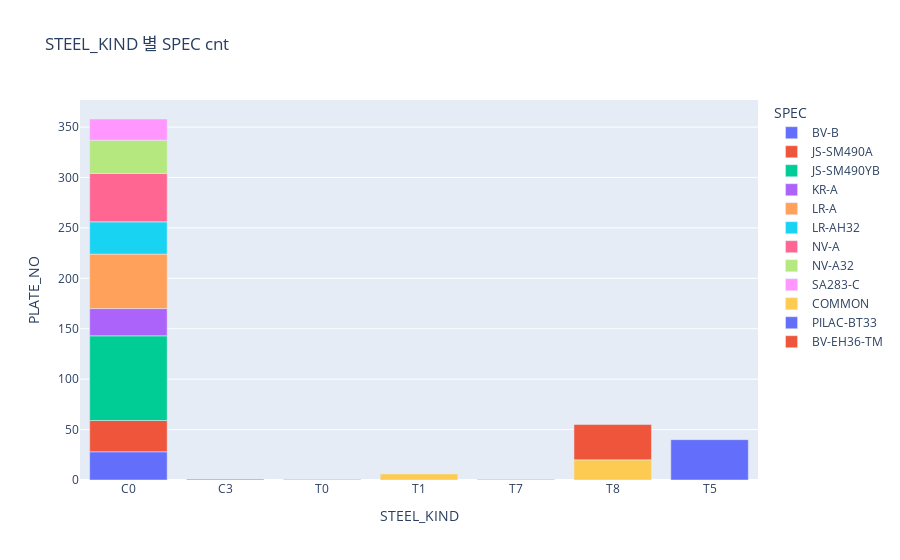

The code cell stored with this chart in its notebook:
### Code cell
fig_01 = px.bar(group_01, x='STEEL_KIND', y='PLATE_NO', color='SPEC', title='STEEL_KIND 별 SPEC cnt')
fig_01.show()

### Figure 1 — Plotly figure (JSON) as saved in the notebook; plotly's stock layout.template omitted (floating-point values rounded to 4 significant figures)
{"data": [{"alignmentgroup": "True", "hovertemplate": "SPEC=BV-B<br>STEEL_KIND=%{x}<br>PLATE_NO=%{y}<extra></extra>", "legendgroup": "BV-B", "marker": {"color": "#636efa", "pattern": {"shape": ""}}, "name": "BV-B", "offsetgroup": "BV-B", "orientation": "v", "showlegend": true, "textposition": "auto", "type": "bar", "x": ["C0"], "xaxis": "x", "y": [28], "yaxis": "y"}, {"alignmentgroup": "True", "hovertemplate": "SPEC=JS-SM490A<br>STEEL_KIND=%{x}<br>PLATE_NO=%{y}<extra></extra>", "legendgroup": "JS-SM490A", "marker": {"color": "#EF553B", "pattern": {"shape": ""}}, "name": "JS-SM490A", "offsetgroup": "JS-SM490A", "orientation": "v", "showlegend": true, "textposition": "auto", "type": "bar", "x": ["C0"], "xaxis": "x", "y": [31], "yaxis": "y"}, {"alignmentgroup": "True", "hovertemplate": "SPEC=JS-SM490YB<br>STEEL_KIND=%{x}<br>PLATE_NO=%{y}<extra></extra>", "legendgroup": "JS-SM490YB", "marker": {"color": "#00cc96", "pattern": {"shape": ""}}, "name": "JS-SM490YB", "offsetgroup": "JS-SM490YB", "orientation": "v", "showlegend": true, "textposition": "auto", "type": "bar", "x": ["C0"], "xaxis": "x", "y": [84], "yaxis": "y"}, {"alignmentgroup": "True", "hovertemplate": "SPEC=KR-A<br>STEEL_KIND=%{x}<br>PLATE_NO=%{y}<extra></extra>", "legendgroup": "KR-A", "marker": {"color": "#ab63fa", "pattern": {"shape": ""}}, "name": "KR-A", "offsetgroup": "KR-A", "orientation": "v", "showlegend": true, "textposition": "auto", "type": "bar", "x": ["C0"], "xaxis": "x", "y": [27], "yaxis": "y"}, {"alignmentgroup": "True", "hovertemplate": "SPEC=LR-A<br>STEEL_KIND=%{x}<br>PLATE_NO=%{y}<extra></extra>", "legendgroup": "LR-A", "marker": {"color": "#FFA15A", "pattern": {"shape": ""}}, "name": "LR-A", "offsetgroup": "LR-A", "orientation": "v", "showlegend": true, "textposition": "auto", "type": "bar", "x": ["C0"], "xaxis": "x", "y": [54], "yaxis": "y"}, {"alignmentgroup": "True", "hovertemplate": "SPEC=LR-AH32<br>STEEL_KIND=%{x}<br>PLATE_NO=%{y}<extra></extra>", "legendgroup": "LR-AH32", "marker": {"color": "#19d3f3", "pattern": {"shape": ""}}, "name": "LR-AH32", "offsetgroup": "LR-AH32", "orientation": "v", "showlegend": true, "textposition": "auto", "type": "bar", "x": ["C0", "C3"], "xaxis": "x", "y": [32, 1], "yaxis": "y"}, {"alignmentgroup": "True", "hovertemplate": "SPEC=NV-A<br>STEEL_KIND=%{x}<br>PLATE_NO=%{y}<extra></extra>", "legendgroup": "NV-A", "marker": {"color": "#FF6692", "pattern": {"shape": ""}}, "name": "NV-A", "offsetgroup": "NV-A", "orientation": "v", "showlegend": true, "textposition": "auto", "type": "bar", "x": ["C0"], "xaxis": "x", "y": [48], "yaxis": "y"}, {"alignmentgroup": "True", "hovertemplate": "SPEC=NV-A32<br>STEEL_KIND=%{x}<br>PLATE_NO=%{y}<extra></extra>", "legendgroup": "NV-A32", "marker": {"color": "#B6E880", "pattern": {"shape": ""}}, "name": "NV-A32", "offsetgroup": "NV-A32", "orientation": "v", "showlegend": true, "textposition": "auto", "type": "bar", "x": ["C0"], "xaxis": "x", "y": [33], "yaxis": "y"}, {"alignmentgroup": "True", "hovertemplate": "SPEC=SA283-C<br>STEEL_KIND=%{x}<br>PLATE_NO=%{y}<extra></extra>", "legendgroup": "SA283-C", "marker": {"color": "#FF97FF", "pattern": {"shape": ""}}, "name": "SA283-C", "offsetgroup": "SA283-C", "orientation": "v", "showlegend": true, "textposition": "auto", "type": "bar", "x": ["C0"], "xaxis": "x", "y": [21], "yaxis": "y"}, {"alignmentgroup": "True", "hovertemplate": "SPEC=COMMON<br>STEEL_KIND=%{x}<br>PLATE_NO=%{y}<extra></extra>", "legendgroup": "COMMON", "marker": {"color": "#FECB52", "pattern": {"shape": ""}}, "name": "COMMON", "offsetgroup": "COMMON", "orientation": "v", "showlegend": true, "textposition": "auto", "type": "bar", "x": ["T0", "T1", "T7", "T8"], "xaxis": "x", "y": [1, 6, 1, 20], "yaxis": "y"}, {"alignmentgroup": "True", "hovertemplate": "SPEC=PILAC-BT33<br>STEEL_KIND=%{x}<br>PLATE_NO=%{y}<extra></extra>", "legendgroup": "PILAC-BT33", "marker": {"color": "#636efa", "pattern": {"shape": ""}}, "name": "PILAC-BT33", "offsetgroup": "PILAC-BT33", "orientation": "v", "showlegend": true, "textposition": "auto", "type": "bar", "x": ["T5"], "xaxis": "x", "y": [40], "yaxis": "y"}, {"alignmentgroup": "True", "hovertemplate": "SPEC=BV-EH36-TM<br>STEEL_KIND=%{x}<br>PLATE_NO=%{y}<extra></extra>", "legendgroup": "BV-EH36-TM", "marker": {"color": "#EF553B", "pattern": {"shape": ""}}, "name": "BV-EH36-TM", "offsetgroup": "BV-EH36-TM", "orientation": "v", "showlegend": true, "textposition": "auto", "type": "bar", "x": ["T8"], "xaxis": "x", "y": [35], "yaxis": "y"}], "layout": {"barmode": "relative", "legend": {"title": {"text": "SPEC"}, "tracegroupgap": 0}, "title": {"text": "STEEL_KIND 별 SPEC cnt"}, "xaxis": {"anchor": "y", "domain": [0, 1], "title": {"text": "STEEL_KIND"}}, "yaxis": {"anchor": "x", "domain": [0, 1], "title": {"text": "PLATE_NO"}}}}
